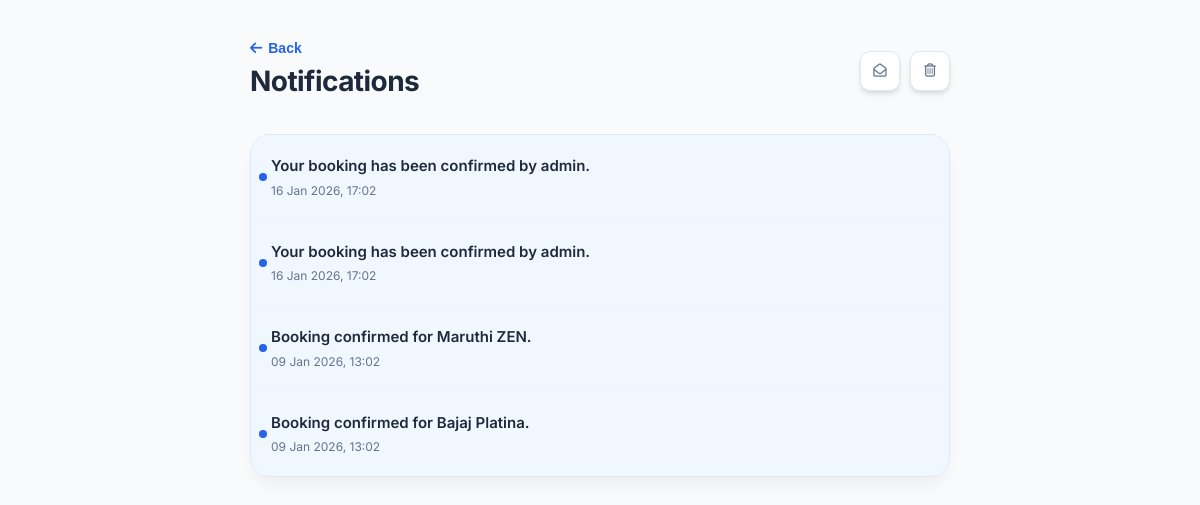
The app's page /notifications/ (signed in), older data.
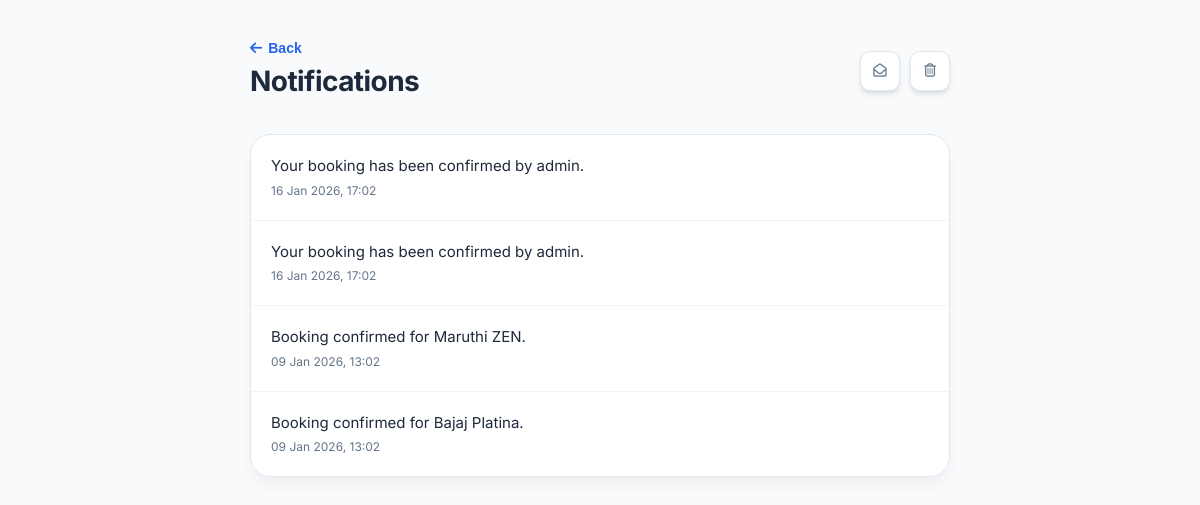
The same page, newer data.
### wheelzy_app/models.py (models this page shows, shortened)
class Notification(models.Model):
    user = models.ForeignKey(User, on_delete=models.CASCADE,related_name="notifications")
    message = models.TextField()
    is_read = models.BooleanField(default=False)
    created_at = models.DateTimeField(auto_now_add=True)

### wheelzy_app/views.py (the view)
# urls.py: path("notifications/", views.notifications_view, name="notifications"),
@login_required
def notifications_view(request):
    notifications = Notification.objects.filter(
        user=request.user
    ).order_by("-created_at")
    return render(request, "notifications.html", {
        "notifications": notifications
    })

### wheelzy_app/templates/notifications.html (shortened to what this page needs)
{% load static %}
<!DOCTYPE html>
<html lang="en">
<head>
    <link rel="stylesheet" href="https://cdnjs.cloudflare.com/ajax/libs/font-awesome/6.5.1/css/all.min.css" />
</head>
<body>
<div class="container">
    <div class="page-header">
        <div class="header-left">
            <button class="back-btn" onclick="history.back()">
                <i class="fa-solid fa-arrow-left"></i> Back
            </button>
            <h2>Notifications</h2>
        </div>
        <div class="actions">
            <button class="action-btn" title="Mark all as read" onclick="confirmMarkAllRead()">
                <i class="fa-regular fa-envelope-open"></i>
            </button>
            <button class="action-btn clear-read" title="Clear read" onclick="confirmClearRead()">
                <i class="fa-regular fa-trash-can"></i>
            </button>
        </div>
    </div>
    <div class="notification-card-wrapper">
        <div class="notification-list">
            {% for note in notifications %}
            <div class="note {% if not note.is_read %}unread{% endif %}"
                 data-id="{{ note.id }}"
                 data-message="{{ note.message|escapejs }}"
                 data-time="{{ note.created_at|date:'d M Y, H:i' }}"
                 onclick="openModal(this)">
                <div class="note-content">{{ note.message|truncatechars:85 }}</div>
                <div class="note-time">{{ note.created_at|date:"d M Y, H:i" }}</div>
            </div>
            {% empty %}
            <div class="empty-state">
                <i class="fa-regular fa-bell-slash"></i>
                <p>You're all caught up! No notifications here.</p>
            </div>
            {% endfor %}
        </div>
    </div>
</div>
</body>
</html>

### wheelzy_app/templates/notifications.html (style rules this page uses)
:root { --primary: #2563eb; --primary-hover: #1d4ed8; --danger: #ef4444; --bg-gray: #f8fafc; --text-main: #1e293b; --text-muted: #64748b; --card-shadow: 0 4px 6px -1px rgb(0 0 0 / 0.1), 0 2px 4px -2px rgb(0 0 0 / 0.1); }
body { font-family: 'Inter', sans-serif; background-color: var(--bg-gray); color: var(--text-main); margin: 0; padding: 40px 20px; line-height: 1.5; }
.container { max-width: 700px; margin: auto; }
.page-header { display: flex; justify-content: space-between; align-items: center; margin-bottom: 32px; }
.header-left h2 { margin: 4px 0 0 0; font-size: 28px; font-weight: 700; letter-spacing: -0.02em; }
.back-btn { background: none; border: none; color: var(--primary); font-weight: 600; font-size: 14px; cursor: pointer; padding: 0; display: flex; align-items: center; gap: 6px; transition: color 0.2s; }
.actions { display: flex; gap: 10px; }
.action-btn { height: 40px; width: 40px; display: flex; align-items: center; justify-content: center; border-radius: 10px; border: 1px solid #e2e8f0; background: white; color: var(--text-muted); cursor: pointer; transition: all 0.2s; box-shadow: var(--card-shadow); }
.notification-card-wrapper { background: white; border-radius: 20px; border: 1px solid #e2e8f0; overflow: hidden; box-shadow: 0 10px 15px -3px rgb(0 0 0 / 0.05); }
.note { padding: 20px; border-bottom: 1px solid #f1f5f9; cursor: pointer; transition: background 0.2s; position: relative; display: flex; flex-direction: column; gap: 4px; }
.note:last-child { border-bottom: none; }
.note-content { font-size: 15px; color: var(--text-main); padding-right: 20px; }
.note-time { font-size: 12px; color: var(--text-muted); }

Row changes from the older to the newer data that the page shows:
changed Notification (number 1 of 4 on the later page): is_read False → True (drawn)
changed Notification (number 2 of 4 on the later page): is_read False → True (drawn)
changed Notification "Booking confirmed for Maruthi ZEN.": is_read False → True (drawn)
changed Notification "Booking confirmed for Bajaj Platina.": is_read False → True (drawn)
